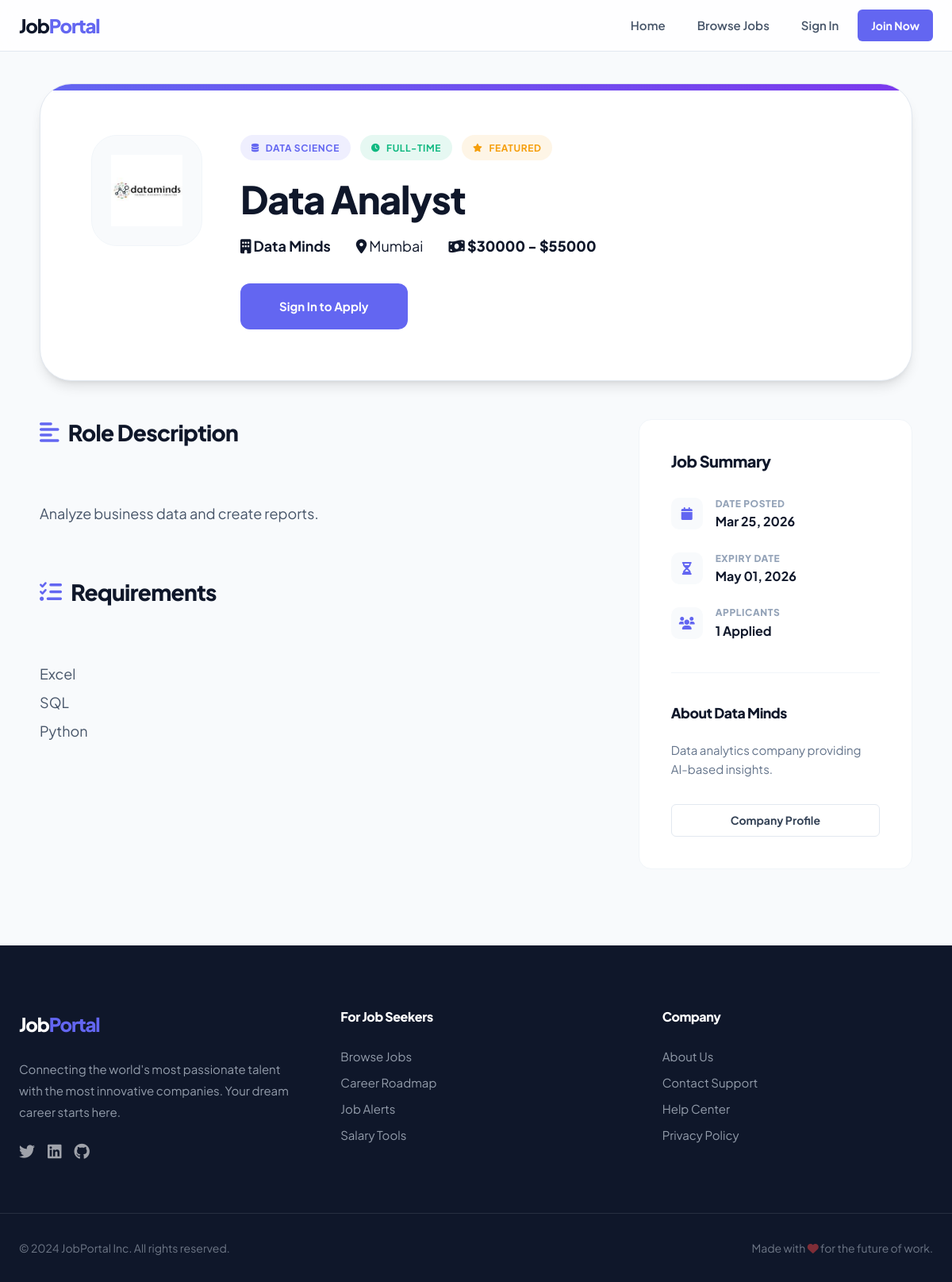
Screenshot of /job/2/ with the database file from the repository.
### jobs/models.py (models this page shows, shortened)
class Job(models.Model):
    JOB_TYPE_CHOICES = (
        ('Full-time', 'Full-time'),
        ('Part-time', 'Part-time'),
        ('Remote', 'Remote'),
        ('Freelance', 'Freelance'),
        ('Contract', 'Contract'),
        ('Internship', 'Internship'),
    )
    employer = models.ForeignKey(User, on_delete=models.CASCADE, related_name='jobs_posted')
    company = models.ForeignKey(Company, on_delete=models.CASCADE, related_name='jobs', null=True)
    category = models.ForeignKey(Category, on_delete=models.SET_NULL, null=True, related_name='jobs')
    title = models.CharField(max_length=200)
    location = models.CharField(max_length=200)
    description = models.TextField()
    requirements = models.TextField(blank=True)
    job_type = models.CharField(max_length=20, choices=JOB_TYPE_CHOICES, default='Full-time')
    salary_min = models.PositiveIntegerField(null=True, blank=True)
    salary_max = models.PositiveIntegerField(null=True, blank=True)
    is_featured = models.BooleanField(default=False)
    created_at = models.DateTimeField(auto_now_add=True)
    expiry_date = models.DateTimeField(default=default_expiry)

class Company(models.Model):
    employer = models.ForeignKey(User, on_delete=models.CASCADE, related_name='companies')
    name = models.CharField(max_length=200)
    logo = models.ImageField(upload_to='company_logos/', null=True, blank=True)
    description = models.TextField()
    website = models.URLField(max_length=200, blank=True)
    location = models.CharField(max_length=200)
    class Meta:
        verbose_name_plural = "Companies"

class Category(models.Model):
    name = models.CharField(max_length=100)
    icon_class = models.CharField(max_length=50, blank=True, help_text="FontAwesome class, e.g., fa-laptop-code")
    class Meta:
        verbose_name_plural = "Categories"

### jobs/views.py (the view)
# urls.py: path('job/<int:pk>/', views.job_detail, name='job_detail'),
def job_detail(request, pk):
    job = get_object_or_404(Job, pk=pk)
    is_saved = False
    if request.user.is_authenticated:
        is_saved = SavedJob.objects.filter(user=request.user, job=job).exists()
    return render(request, 'jobs/job_detail.html', {'job': job, 'is_saved': is_saved})

### jobs/templates/jobs/job_detail.html (shortened to what this page needs)
{% extends 'jobs/base.html' %}
{% block content %}
<div class="job-detail-container" style="max-width: 1100px; margin: 0 auto;">
    <div style="background: white; padding: 4rem; border-radius: 2.5rem; border: 1px solid var(--slate-200); box-shadow: var(--shadow-md); margin-bottom: 3rem; position: relative; overflow: hidden;">
        <div style="position: absolute; top: 0; left: 0; right: 0; height: 8px; background: linear-gradient(90deg, var(--primary-color), #7c3aed);"></div>
        <div style="display: flex; align-items: flex-start; gap: 3rem; flex-wrap: wrap;">
            {% if job.company.logo %}
                <div style="width: 140px; height: 140px; background: var(--slate-50); border-radius: 2rem; display: flex; align-items: center; justify-content: center; padding: 1.5rem; border: 1px solid var(--slate-100);">
                    <img src="{{ job.company.logo.url }}" alt="{{ job.company.name }}" style="width: 100%; height: 100%; object-fit: contain;">
                </div>
            {% else %}
                <div style="width: 140px; height: 140px; background: var(--slate-50); border-radius: 2rem; display: flex; align-items: center; justify-content: center; border: 1px solid var(--slate-100);">
                    <i class="fas fa-building fa-3x" style="color: #cbd5e1;"></i>
                </div>
            {% endif %}
            <div style="flex: 1; min-width: 300px;">
                <div style="display: flex; gap: 0.75rem; flex-wrap: wrap; margin-bottom: 1.25rem;">
                    <span class="category-badge" style="margin: 0; background: rgba(99, 102, 241, 0.1); color: var(--primary-color);">
                        <i class="fas {{ job.category.icon_class|default:'fa-tag' }} fa-sm"></i> {{ job.category.name|default:"General" }}
                    </span>
                    <span class="category-badge" style="margin: 0; background: rgba(16, 185, 129, 0.1); color: var(--success-color);">
                         {{ job.job_type }}
                    </span>
                    {% if job.is_featured %}
                        <span class="category-badge" style="margin: 0; background: rgba(245, 158, 11, 0.1); color: var(--warning-color);">
                             Featured
                        </span>
                    {% endif %}
                </div>
                <h1 style="font-size: 3rem; margin-bottom: 1rem; color: var(--slate-900);">{{ job.title }}</h1>
                <div style="display: flex; gap: 2rem; flex-wrap: wrap; margin-bottom: 2rem;">
                    <span class="meta" style="font-size: 1.125rem;"><i class="fas fa-building"></i> <strong>{{ job.company.name }}</strong></span>
                    <span class="meta" style="font-size: 1.125rem;"><i class="fas fa-map-marker-alt"></i> {{ job.location }}</span>
                    {% if job.salary_min or job.salary_max %}
                        <span class="meta" style="font-size: 1.125rem; color: var(--slate-900); font-weight: 800;">
                            <i class="fas fa-money-bill-wave"></i>
                            {% if job.salary_min %}${{ job.salary_min|floatformat:0 }}{% endif %}
                            {% if job.salary_min and job.salary_max %} - {% endif %}
                            {% if job.salary_max %}${{ job.salary_max|floatformat:0 }}{% endif %}
                        </span>
                    {% endif %}
                </div>
                <div style="display: flex; gap: 1rem; flex-wrap: wrap;">
                    {% if user.is_authenticated %}
                        {% if user.profile.user_type == 'seeker' %}
                            <a href="{% url 'apply_job' job.pk %}" class="btn btn-lg" style="padding: 1rem 3rem;">Apply Now <i class="fas fa-paper-plane"></i></a>
                            <a href="{% url 'toggle_save_job' job.pk %}" class="btn btn-secondary btn-lg" style="padding: 1rem 2.5rem;">
                                {% if is_saved %}<i class="fas fa-bookmark"></i> Saved{% else %}<i class="far fa-bookmark"></i> Save Job{% endif %}
                            </a>
                        {% elif user.pk == job.employer.pk %}
                            <a href="{% url 'edit_job' job.pk %}" class="btn btn-lg" style="padding: 1rem 3rem;">Edit Position</a>
                            <a href="{% url 'delete_job' job.pk %}" class="btn btn-danger btn-lg" style="padding: 1rem 2.5rem;">Delete</a>
                        {% endif %}
                    {% else %}
                        <a href="{% url 'login' %}" class="btn btn-lg" style="padding: 1rem 3rem;">Sign In to Apply</a>
                    {% endif %}
                </div>
            </div>
        </div>
    </div>
    <div style="display: grid; grid-template-columns: 2fr 1fr; gap: 4rem;">
        <div class="job-main-content">
            <div class="job-description" style="margin-bottom: 4rem;">
                <h3 style="font-size: 1.75rem; margin-bottom: 2rem; display: flex; align-items: center; gap: 0.75rem;">
                    <i class="fas fa-align-left text-primary" style="color: var(--primary-color);"></i> Role Description
                </h3>
                <div style="line-height: 2; color: var(--slate-600); font-size: 1.125rem; white-space: pre-line;">
                    {{ job.description }}
                </div>
            </div>
            {% if job.requirements %}
            <div class="job-requirements">
                <h3 style="font-size: 1.75rem; margin-bottom: 2rem; display: flex; align-items: center; gap: 0.75rem;">
                    <i class="fas fa-list-check text-primary" style="color: var(--primary-color);"></i> Requirements
                </h3>
                <div style="line-height: 2; color: var(--slate-600); font-size: 1.125rem; white-space: pre-line;">
                    {{ job.requirements }}
                </div>
            </div>
            {% endif %}
        </div>
        <aside class="job-sidebar">
            <div class="job-card" style="padding: 2.5rem; position: sticky; top: 6rem; border-color: var(--slate-100);">
                <h4 style="margin-bottom: 2rem; font-size: 1.25rem; font-weight: 800;">Job Summary</h4>
                <div style="display: flex; flex-direction: column; gap: 1.5rem;">
                    <div style="display: flex; gap: 1rem; align-items: center;">
                        <div style="width: 40px; height: 40px; background: var(--slate-50); border-radius: 10px; display: flex; align-items: center; justify-content: center; color: var(--primary-color);">
                            <i class="fas fa-calendar"></i>
                        </div>
                        <div>
                            <p style="font-size: 0.75rem; text-transform: uppercase; letter-spacing: 0.05em; color: var(--slate-400); font-weight: 800; margin: 0;">Date Posted</p>
                            <p style="font-weight: 700; color: var(--slate-900); margin: 0;">{{ job.created_at|date:"M d, Y" }}</p>
                        </div>
                    </div>
                    <div style="display: flex; gap: 1rem; align-items: center;">
                        <div style="width: 40px; height: 40px; background: var(--slate-50); border-radius: 10px; display: flex; align-items: center; justify-content: center; color: var(--primary-color);">
                            <i class="fas fa-hourglass-half"></i>
                        </div>
                        <div>
                            <p style="font-size: 0.75rem; text-transform: uppercase; letter-spacing: 0.05em; color: var(--slate-400); font-weight: 800; margin: 0;">Expiry Date</p>
                            <p style="font-weight: 700; color: var(--slate-900); margin: 0;">{{ job.expiry_date|date:"M d, Y" }}</p>
                        </div>
                    </div>
                    <div style="display: flex; gap: 1rem; align-items: center;">
                        <div style="width: 40px; height: 40px; background: var(--slate-50); border-radius: 10px; display: flex; align-items: center; justify-content: center; color: var(--primary-color);">
                            <i class="fas fa-users"></i>
                        </div>
                        <div>
                            <p style="font-size: 0.75rem; text-transform: uppercase; letter-spacing: 0.05em; color: var(--slate-400); font-weight: 800; margin: 0;">Applicants</p>
                            <p style="font-weight: 700; color: var(--slate-900); margin: 0;">{{ job.applications.count }} Applied</p>
                        </div>
                    </div>
                </div>
                <hr style="margin: 2.5rem 0; border: 0; border-top: 1px solid var(--slate-100);">
                <h4 style="margin-bottom: 1.5rem; font-size: 1.1rem; font-weight: 800;">About {{ job.company.name }}</h4>
                <p style="font-size: 0.9375rem; color: var(--slate-500); line-height: 1.6; margin-bottom: 2rem;">{{ job.company.description|truncatewords:40 }}</p>
                <a href="{% url 'company_detail' job.company.pk %}" class="btn btn-secondary btn-sm btn-block">Company Profile</a>
            </div>
        </aside>
    </div>
</div>
{% endblock %}

### jobs/static/css/style.css (style rules this page uses)
:root { --primary-color: #6366f1; --primary-hover: #4f46e5; --secondary-color: #64748b; --success-color: #10b981; --danger-color: #ef4444; --warning-color: #f59e0b; --info-color: #06b6d4; --dark-color: #1e293b; --light-color: #f8fafc; --white: #ffffff; --slate-50: #f8fafc; --slate-100: #f1f5f9; --slate-200: #e2e8f0; --slate-300: #cbd5e1; --slate-400: #94a3b8; --slate-500: #64748b; --slate-600: #475569; --slate-700: #334155; --slate-800: #1e293b; --slate-900: #0f172a; --shadow-sm: 0 1px 2px 0 rgb(0 0 0 / 0.05); --shadow: 0 4px 6px -1px rgb(0 0 0 / 0.1), 0 2px 4px -2px rgb(0 0 0 / 0.1); --shadow-md: 0 10px 15px -3px rgb(0 0 0 / 0.1), 0 4px 6px -4px rgb(0 0 0 / 0.1); --shadow-lg: 0 20px 25px -5px rgb(0 0 0 / 0.1), 0 8px 10px -6px rgb(0 0 0 / 0.1); --radius-sm: 0.375rem; --radius: 0.75rem; --radius-lg: 1rem; --radius-full: 9999px; }
* { box-sizing: border-box; margin: 0; padding: 0; }
body { font-family: 'Plus Jakarta Sans', 'Inter', system-ui, -apple-system, sans-serif; line-height: 1.6; background-color: var(--slate-50); color: var(--slate-900); -webkit-font-smoothing: antialiased; }
a { text-decoration: none; color: inherit; transition: all 0.2s cubic-bezier(0.4, 0, 0.2, 1); }
h1, h2, h3, h4 { color: var(--slate-900); font-weight: 800; line-height: 1.2; margin-bottom: 1rem; letter-spacing: -0.025em; }
.btn { display: inline-flex; align-items: center; justify-content: center; padding: 0.75rem 1.5rem; background-color: var(--primary-color); color: var(--white); border: 1px solid transparent; border-radius: var(--radius); cursor: pointer; font-size: 0.9375rem; font-weight: 700; transition: all 0.2s cubic-bezier(0.4, 0, 0.2, 1); gap: 0.5rem; }
.btn-secondary { background-color: var(--white); color: var(--slate-700); border: 1px solid var(--slate-200); }
.btn-sm { padding: 0.5rem 1rem; font-size: 0.875rem; border-radius: var(--radius-sm); }
.btn-block { width: 100%; }
.job-card { background: var(--white); padding: 2rem; border-radius: var(--radius-lg); border: 1px solid var(--slate-200); transition: all 0.3s cubic-bezier(0.4, 0, 0.2, 1); display: flex; flex-direction: column; position: relative; }
.category-badge { display: inline-flex; align-items: center; gap: 0.5rem; padding: 0.4rem 0.875rem; background: var(--slate-100); color: var(--slate-600); font-size: 0.75rem; font-weight: 700; text-transform: uppercase; letter-spacing: 0.05em; border-radius: var(--radius-full); margin-bottom: 1.25rem; }

### rows the page displays
Job: company.logo (picture), category.name "DATA SCIENCE", job_type "FULL-TIME", title "Data Analyst", company.name "Data Minds", location "Mumbai", salary_min "30000", salary_max "55000", description "Analyze business data and create reports.", requirements "Excel SQL Python", created_at "Mar 25, 2026", expiry_date "May 01, 2026", applications.count "1", company.description "Data analytics company providing AI-based insights."
